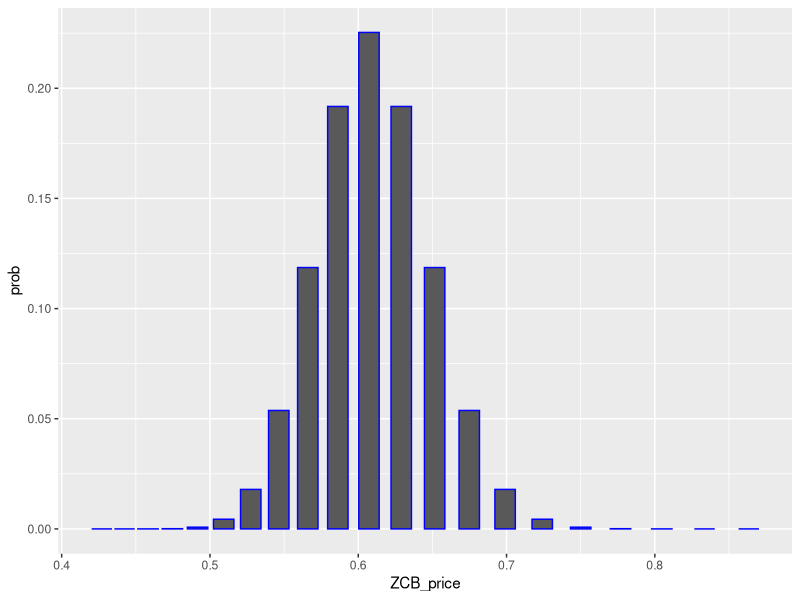
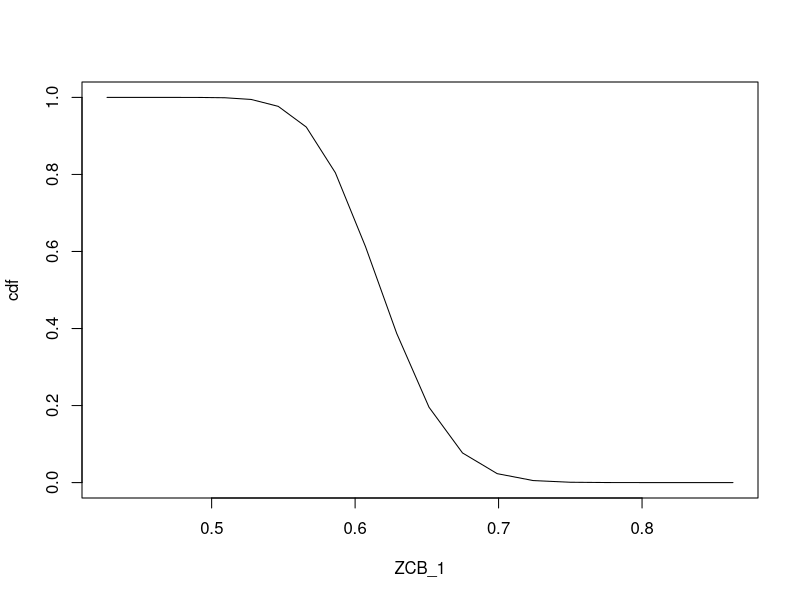
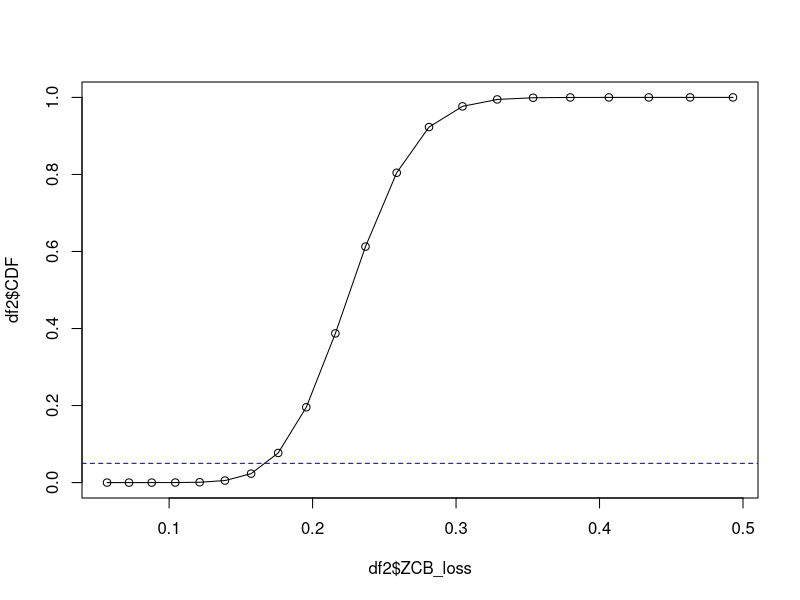

Write the R code that produced these figures, in order.
rm(list=ls())
library(dplyr)
library(ggplot2)
library(Matrix)
library("magrittr")

# parameter
theta = 0.5          # long-run mean
k = 0.5              # mean-reversion speed
sigma = 0.1          # volatility
N = 10                # number of state variable set = 2N+1
h = sigma / sqrt(N*k) # step size
T = 2                 # maturity
num_states = 2*N + 1

##########################################################################################################
# Given r0 and maturity T, find the ZCB price at time 0 (3.6.2節MMPP Approach)
# generator matrix A
A = matrix(0, nrow = 2*N+1, ncol = 2*N+1)
A[1, 1] = -1* (sigma^2 + h*k*(N+1- 1)*h)/(2*h^2)                # -u(1)
A[2, 1] = (sigma^2 - h*k*(N+1- 2)*h)/(2*h^2)                    # d(2)
A[2*N, 2*N+1] = (sigma^2 + h*k*(N+1- 2*N)*h)/(2*h^2)            # u(2N)
A[2*N+1, 2*N+1] = -1 * (sigma^2 - h*k*(N+1- (2*N+1))*h)/(2*h^2) # -d(2N+1)

num = 2*N
for(i in c(2:num)){
    A[i-1, i] = (sigma^2 + h*k*(N+1- (i-1))*h)/(2*h^2)                                            # u(i-1)
    A[i, i] = -1 * ((sigma^2 + h*k*(N+1- (i))*h)/(2*h^2) + (sigma^2 - h*k*(N+1- (i))*h)/(2*h^2))  # -(u(i)+d(i))
    A[i+1, i] = (sigma^2 - h*k*(N+1- (i+1))*h)/(2*h^2)                                            # d(i+1)
}

V = matrix(0, nrow = 2*N+1, ncol = 2*N+1)
for(i in c(1:num_states)){
    V[i,i] = theta - (N+1-i) * h # r(i)
}

Lambda = matrix(0, nrow = 2*N+1, ncol = 1)
for(i in c(1:num_states)){
    Lambda[i,1] = theta - (N+1-i) * h # r(i)
}

P_0 = matrix(0, nrow = 1, ncol = 2*N+1)
P_0[N+1] = 1 # assume r0 = theta, which is the (n+1)th states
q_0 = P_0

q_T = q_0 %*% expm((A-V)*T)

# ZCB price under discrete Vasicek model (discrete OU process)
ZCB_0 = sum(q_T)

# check with the closed-form solution of Vasicek model (continuous)
B = (1-exp(-k*(T-0)))/k
a = (B - (T-0))*(k*(k*theta) - 0.5*sigma^2)/(k^2) - (sigma^2 * B^2)/(4*k)
ZCB_closed_form = exp(a - B*theta) # r(0) = theta


##########################################################################################################
# after 1 unit time, the probability distribution of r(1)
P_1 = P_0 %*% expm(A*1)
ZCB_1 = NULL
for (i in c(1:num_states)){
    q_0 = matrix(0, nrow = 1, ncol = 2*N+1)
    q_0[i] = 1
    q_T = q_0 %*% expm((A-V)*(T-1))
    ZCB_1 = c(ZCB_1, sum(q_T))
}
ZCB_1

# plot ZCB dist
df1 = rbind(P_1, matrix(ZCB_1, nrow = 1, ncol = num_states)) %>% t(.)
colnames(df1) <- c("prob", "ZCB_price")
as.matrix(df1) %>% as.data.frame(.) %>% ggplot() + geom_col(aes(ZCB_price, prob), col = "blue")

# Since state of r(0) if from small to big, the state of ZCB is from big to small 
# (we have to reverse the sequence, or we will get wrong VaR, like the code below)
cdf = cumsum(P_1) 
plot(ZCB_1, cdf, type = "l") # wrong picture for VaR

# 1-day 95% VaR for loss
df2 = rbind(cumsum(P_1[num_states:1]), matrix(ZCB_1[num_states:1] - ZCB_0, nrow = 1, ncol = num_states)) %>% t(.) %>% as.data.frame(.)
colnames(df2) <- c("CDF", "ZCB_loss")
plot(df2$ZCB_loss, df2$CDF, type = "p") 
lines(df2$ZCB_loss, df2$CDF, type = "l") 
abline(h=0.05, col = "blue", lty = 2)

df2 %>% filter(CDF<=0.05) %>% slice_tail(n=1)
VaR = df2 %>% filter(CDF<=0.05) %>% slice_tail(n=1) %$% ZCB_loss
